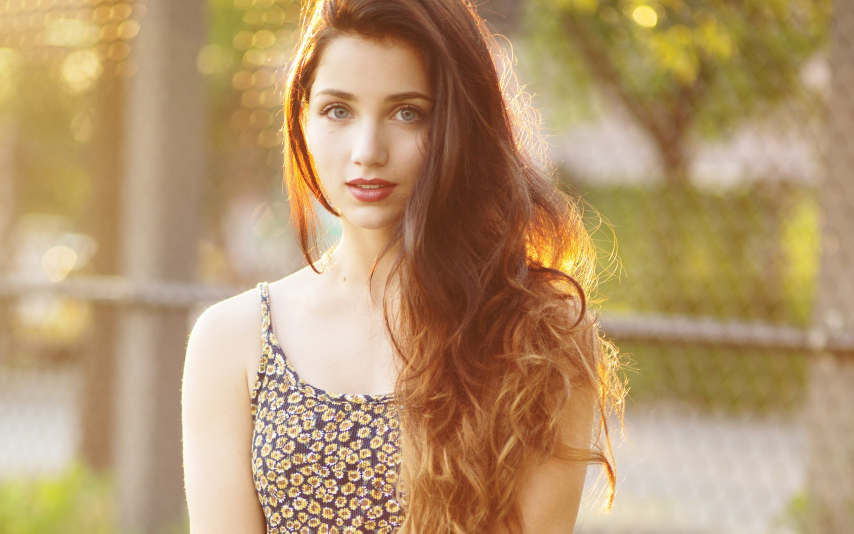
#> input picture data/pretty_girl.jpg, 2560 x 1600 px (shown at 1/3 size)
$ jupyter execute 1.ipynb   (shell and % lines are left out)
#> lines starting #> are read from the running program, lines starting #| are printed output that depends on the picture
[cell 1]
from skimage.io import imread, imsave, imshow
import os

img = imread('data/pretty_girl.jpg')
#> img is the input picture: shape (1600, 2560, 3); mean R, G, B 181.2, 150.7, 111.2

[cell 2]
imshow(img)

[cell 3]
img.shape
#> Out = (1600, 2560, 3)

[cell 4]
nose = img[200:700, 1000:1200]
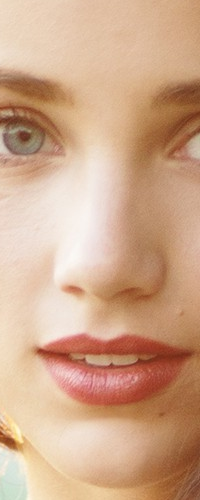
#> nose: shape (500, 200, 3); mean R, G, B 207.6, 168.2, 139.4

[cell 5]
imshow(nose)

[cell 6]
img[200:700, 1000:1200] = (255,0,255)
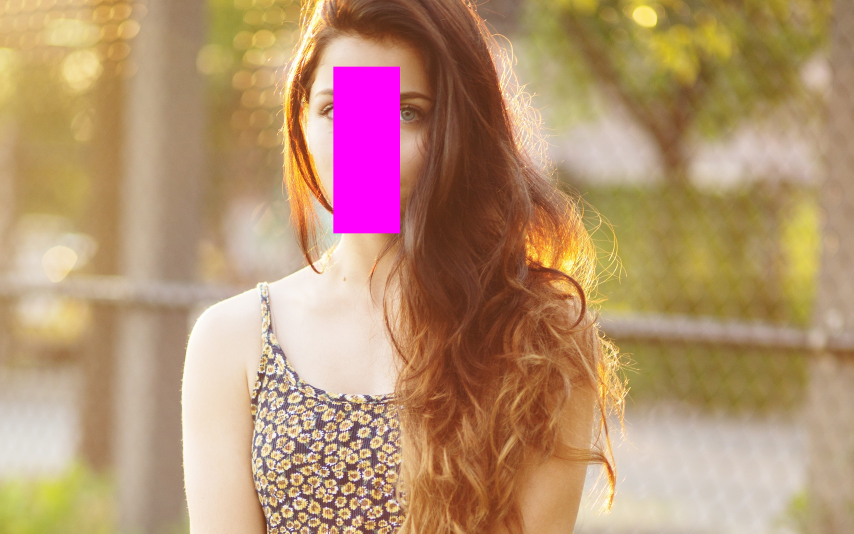
#> img: shape (1600, 2560, 3) (shown at 1/3 size); mean R, G, B 182.3, 146.6, 114

[cell 7]
imshow(img)

[cell 8]
img_assigned = nose
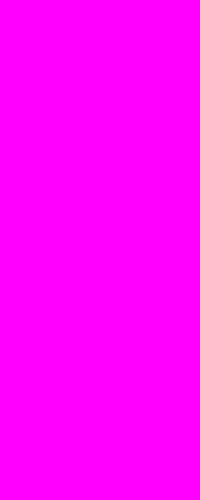
#> img_assigned: shape (500, 200, 3); mean R, G, B 255, 0, 255

[cell 9]
img_copy = nose.copy()

[cell 10]
nose.shape
#> Out = (500, 200, 3)

[cell 11]
nose[100:200,100:110] = (0,0,0)
